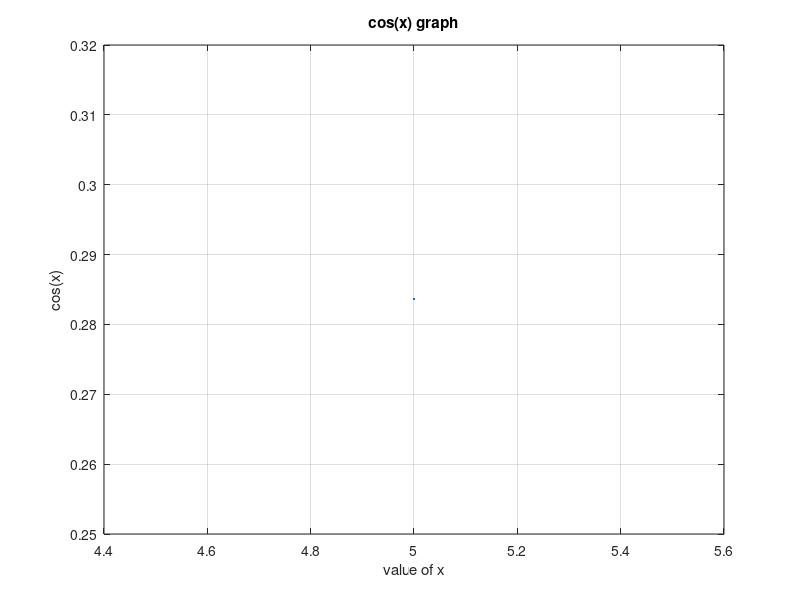

The MATLAB source for this figure:
% plotter.m - A script to calculate and plot the cosine function for a given range of x values.
%
% This script prompts the user for input parameters, calculates the cosine values for a specified
% range of x, plots the resulting graph, and stores the data in a CSV file.
%
% Features:
% - User input for range bounds, increment, and output file name
% - Calculation of cos(x) for the specified range
% - Plotting of the cos(x) graph
% - Storage of x and cos(x) values in a CSV file
%
% Author: Arnab Das Utsa
%
% Usage:
% 1. Run the script in Octave or MATLAB.
% 2. Follow the prompts to enter the lower bound, upper bound, increment, and file name.
% 3. The script will generate a plot of cos(x) and save the data to the specified CSV file.

% ask user for parameters
%Calculating cos(x)
low = input('Enter the lower range of x :');
upp = input('Enter the upper range of x :');
incr = input('Enter the increment of x :');
filename = input('Enter file name to store data: ', 's');
if ~endsWith(filename, '.csv', 'IgnoreCase', true)
filename = strcat(filename, '.csv');
end

% now plot the the data
x = (low:incr:upp);
y = cos(x);
xy_data = [x, y];
xy_col = [x(:), y(:)];

figure;
plot(x, y);
title('cos(x) graph');
xlabel('value of x');
ylabel('cos(x)');
grid on;

% Store data in csv file
csvwrite(filename, xy_col);
disp(['Data stored in ', filename]);
